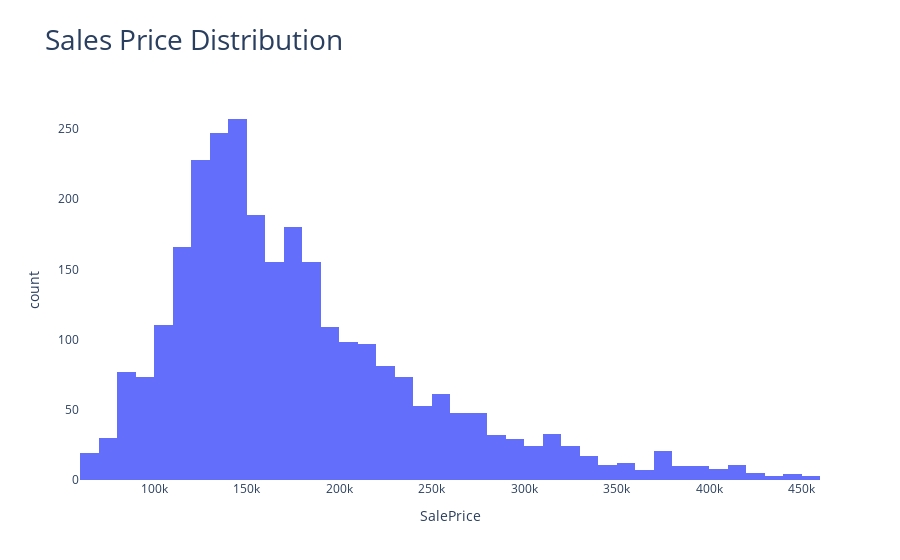

The cell this chart's notebook holds for it:
### Code cell
import plotly.express as px

fig = px.histogram(data, x="SalePrice", title="Sales Price Distribution")

# update the plot background color to transparent
fig.update_layout(plot_bgcolor='rgba(0,0,0,0)')

# update the title font size to 28
fig.update_layout(title=dict(font=dict(size=28)))

fig.show()

### Figure 1 — Plotly figure (JSON) as saved in the notebook; plotly's stock layout.template omitted (floating-point values rounded to 4 significant figures; data arrays with more than 128 entries replaced by an {"elided": "..."} marker saying what was removed)
{"data": [{"alignmentgroup": "True", "bingroup": "x", "hovertemplate": "SalePrice=%{x}<br>count=%{y}<extra></extra>", "legendgroup": "", "marker": {"color": "#636efa", "pattern": {"shape": ""}}, "name": "", "offsetgroup": "", "orientation": "v", "showlegend": false, "type": "histogram", "x": {"elided": "2818 int values"}, "xaxis": "x", "yaxis": "y"}], "layout": {"barmode": "relative", "legend": {"tracegroupgap": 0}, "plot_bgcolor": "rgba(0,0,0,0)", "title": {"font": {"size": 28}, "text": "Sales Price Distribution"}, "xaxis": {"anchor": "y", "domain": [0, 1], "title": {"text": "SalePrice"}}, "yaxis": {"anchor": "x", "domain": [0, 1], "title": {"text": "count"}}}}
